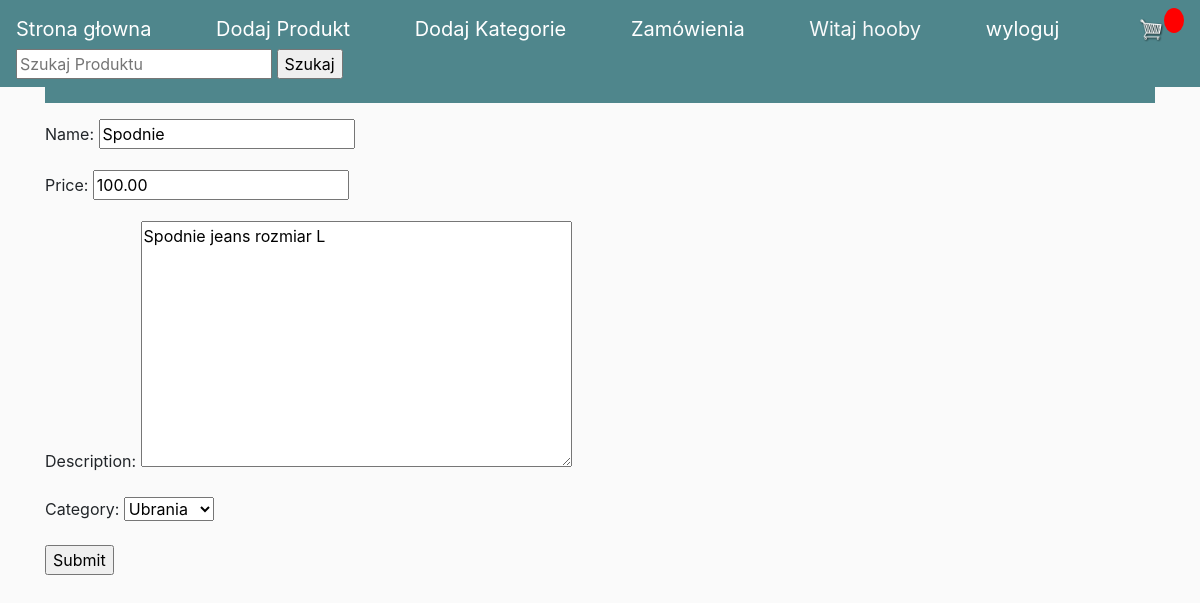
Page /shop/update_product/12/ (signed in) on the committed database.
### shop/models.py (models this page shows)
class Product(models.Model):
    name = models.CharField(max_length=200)
    price = models.DecimalField(max_digits=5, decimal_places=2)
    description = models.TextField()
    category = models.ForeignKey(Category, on_delete=models.CASCADE)

class Category(models.Model):
    name = models.CharField(max_length=200)
    description = models.TextField()
    def __str__(self):
        return self.name

### shop/views.py (the view)
# urls.py: path('update_product/<int:pk>/', views.UpdateProductView.as_view(), name='update_product'),
class UpdateProductView(PermissionRequiredMixin, UpdateView):
    permission_required = 'shop.add_product'
    model = Product
    fields = '__all__'
    template_name = 'add_product.html'
    success_url = reverse_lazy('index')

### templates/add_product.html (shortened to what this page needs)
{% extends 'base.html' %}
{% block content %}
    <form method="post">
        {{ form.as_p }}
        <input type="submit">
    </form>
{% endblock %}

### templates/base.html (shortened to what this page needs)
<!DOCTYPE html>
<html lang="en">
{% load static %}
<head>
    <link rel="stylesheet" href="https://stackpath.bootstrapcdn.com/bootstrap/4.4.1/css/bootstrap.min.css"
>
    <link rel="stylesheet" type="text/css" href="{% static 'css/main.css' %}">
</head>
<body>
<nav class="navbar navbar-dark bg-dark">
    <a class="navbar-brand" href="{% url 'index' %}">Strona głowna</a>
    {% if perms.shop.add_product %}
    <a class="navbar-brand" href="{% url 'add_product' %}">Dodaj Produkt</a>
    {% endif %}
{% if perms.shop.add_category %}
    <a class="navbar-brand" href="{% url 'add_category' %}">Dodaj Kategorie</a>
{% endif %}
{% if perms.shop.view_order %}
    <a class="navbar-brand" href="{% url 'orders' %}">Zamówienia</a>
{% endif %}
{% if user.is_authenticated %}
    <a class="text-light float-right navbar-brand"> Witaj {{ user }}<br>
        <a class="navbar-brand" href="{% url 'logout' %}">wyloguj</a> </a>
{% endif %}
        <div class="form-inline my-2 my-lg-0">
            <a href="{% url 'cart' %}">
                <img id="cart-icon" src="{% static 'images/cart.png' %}">
            </a>
            <p id="cart-total">{{ cartItems }}</p>
        </div>
    <form method="GET" action="{% url 'search' %}">
        <input type="text" name="q" placeholder="Szukaj Produktu">
        <input type="submit" value="Szukaj">
    </form>
</nav>
<div class="container category-product">
<ul class="navbar  navbar-dark bg-dark c ">
</ul>
</div>
<div class="container">
    {% block content %}
    {% endblock %}
</div>
</body>
</html>

### shop/static/css/main.css (style rules this page uses)
body { background-color: hsl(0, 0%, 98%); }
ul { list-style-type: none; }
.bg-dark { background-color: #4f868c!important; }
#cart-icon { width:25px; display: inline-block; margin-left: 15px; }
#cart-total { display: block; text-align: center; color:#fff; background-color: red; width: 20px; height: 25px; border-radius: 50%; font-size: 14px; }

### rows in the picture
Product: name "Spodnie", price "100.00", description "Spodnie jeans rozmiar L", category "Ubrania"

### other values in the picture
{{ user }} "hooby"
